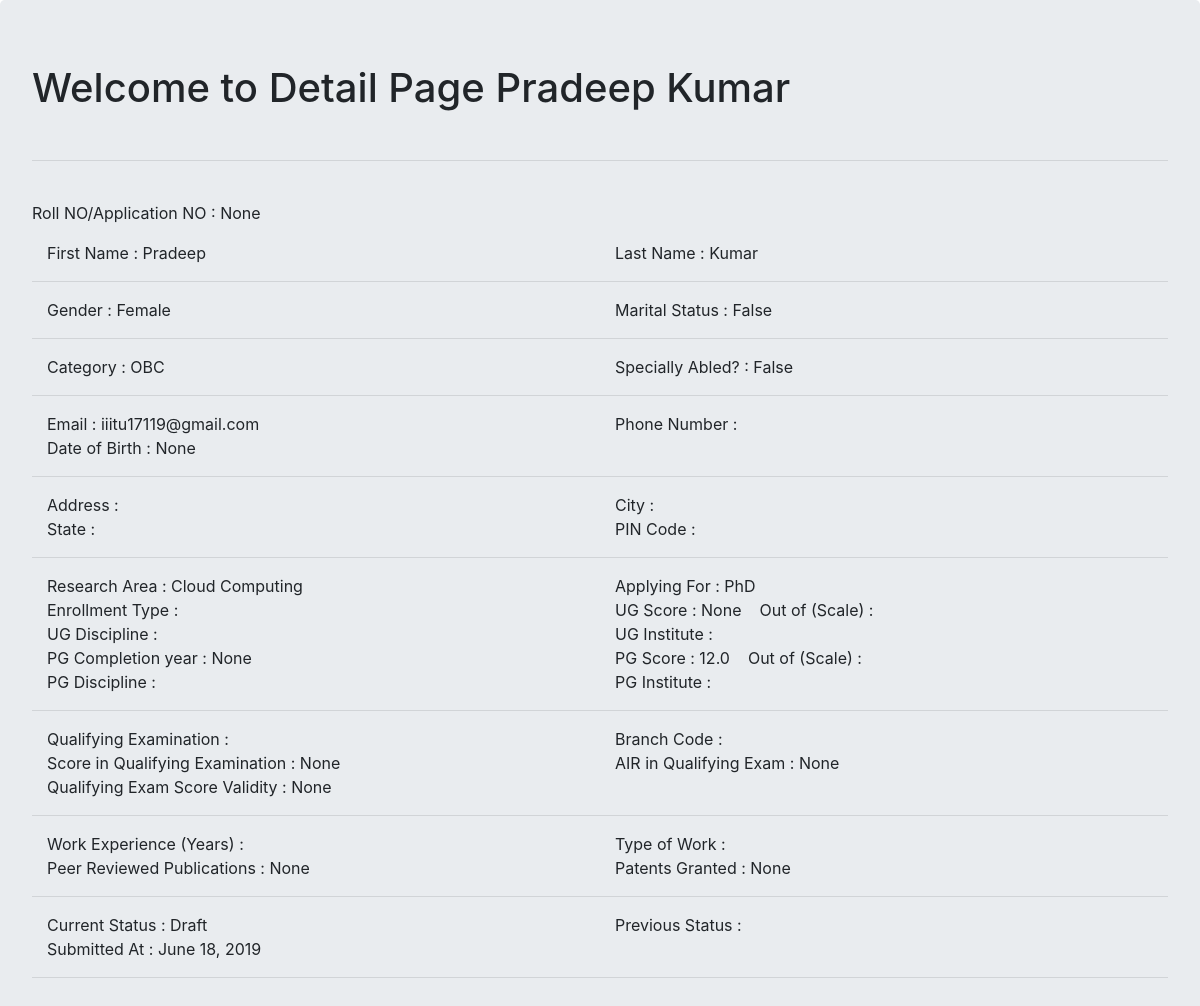
The app's page /phdfellows/application_detail/1/ (signed in) with its own data.
### phdfellows/models.py (models this page shows, shortened)
class Application(models.Model):
    user = models.ForeignKey(User,on_delete=models.DO_NOTHING)
    category_choices = [
        ('','Select'),
        ('SC','SC'),
        ('OBC','OBC'),
        ('ST','ST'),
        ('EWS','EWS'),
        ('General','General'),
    ]
    category = models.CharField(choices=category_choices, default='Select',max_length=10)
    having_disability = models.BooleanField("Disabled",default=False)
    research_area_choices = [
        ('','Select'),
        ('Machine Learning','Machine Learning'),
        ('Cloud Computing','Cloud Computing'),
        ('Airtifial Intelligence','Airtifial Intelligence'),
        ('Software Development','Software Development'),
        ('Cryptography','Cryptography'),
    ]
    research_area = models.CharField(default='Select',choices=research_area_choices,max_length=50)
    applying_for_list = [
        ('','Select'),
        ('PhD','PhD'),
        ('MS','MS'),
    ]
    applying_for = models.CharField(choices=applying_for_list,default='Select',max_length=5)
    enrollment_type_list = [
        ('','Select'),
        ('Full time','Full time'),
        ('Part time','Part time'),
    ]
    enrollment_type = models.CharField(default='Select',choices=enrollment_type_list,max_length=50)
    first_name = models.CharField(max_length=200)
    last_name = models.CharField(max_length=200)
    email = models.EmailField(max_length=200)
    date_of_birth = models.CharField("Date of Birth",null=True,max_length=10)
    married = models.BooleanField(default=False)
    gender_list = [
        ('','Select'),
        ('Male','Male'),
        ('Female','Female'),
        ('Other','Other'),
    ]
    gender = models.CharField(default='Select',choices=gender_list,max_length=20)
    phone_no = models.CharField("Phone Number(With Country Code)",max_length=13)
    address = models.TextField()
    state = models.CharField(max_length=40)
    city = models.CharField(max_length=50)
    pin_code = models.CharField(validators=[RegexValidator(regex='^.{6}$',message='Length has to be 6', code='nomatch')],max_length=6)
    score_in_ug = models.FloatField("Score in UG",default=None ,null=True)
    scale_score_list = [
        ('','Select'),
        ('0-5 CGPA','0-5 CGPA',),
        ('0-10 CGPA','0-10 CGPA',),
        ('0-100%','0-100%',),
    ]
    scale_of_score_ug = models.CharField("Scale of Score",default='Select',choices=scale_score_list,max_length=20)
    ug_discipline_list = [
        ('','Select'),
        ('CSE','CSE'),
        ('EE','EE'),
        ('ME','ME'),
        ('ECE','ECE'),
        ('CE','CE'),
    ]
    ug_discipline = models.CharField("UG Discipline",default='Select',choices=ug_discipline_list,max_length=20)
    ug_college_or_university = models.CharField('UG College/University',max_length=200)
    pg_passed_or_expected_to_pass_in_year = models.IntegerField("PG Passed Year or Expected to Pass in Year",validators=[RegexValidator(regex='^.{4}$',message='Length has to be 4',code='nomatch')],default=None ,null=True)
    score_in_pg = models.FloatField("Score in PG", default=None ,null=True)
    scale_of_score_pg = models.CharField("Scale of Score",default='Select',choices=scale_score_list, max_length=20)
    pg_discipline = models.CharField("PG Discipline",default='Select',choices=ug_discipline_list,max_length=50)
    pg_college_or_university = models.CharField('PG College/University', max_length=200)
    qualifying_examination_list = [
        ('','Select'),
        ("GATE","GATE"),
        ("NET","NET"),
    ]
    qualifying_examination = models.CharField(default='Select',choices=qualifying_examination_list,max_length=20)
    branch_code_for_qualifying_exam = models.CharField(default='Select',choices=ug_discipline_list, max_length=10)
    qualifying_exam_score_valid_upto = models.IntegerField(validators=[RegexValidator(regex='^.{4}$',message='Length has to be 4', code='nomatch')],default=None ,null=True)
    all_india_rank_in_qualifying_exam = models.IntegerField("All India rank in Qualifying Exam",default=None ,null=True)
    score_in_qualifying_exam = models.FloatField(default=None ,null=True)
    work_experience_in_year = models.CharField("Work Experpience(in years)",max_length=3)
    type_of_work_list = [
        ('','Select'),
        ('Teaching','Teaching'),
        ('IT Industry','IT Industry'),
        ('Research Organisation','Research Organisation'),
        ('Other','Other'),
    ]
    type_of_work = models.CharField(default='Select',choices=type_of_work_list,max_length=50)
    no_of_peer_reviewed_publications = models.IntegerField(default=None ,null=True)
    no_of_patents_granted = models.IntegerField(default=None ,null=True)
    guide_preference_1 = models.CharField(max_length=200)
    guide_preference_2 = models.CharField(max_length=200)
    guide_preference_3 = models.CharField(max_length=200)
    status_list = [
        ('Draft','Draft'),
        ('Submitted','Submitted'),
        ('Shortlisted for Test','Shortlisted for Test'),
        ('Shortlisted for Interview','Shortlisted for Interview'),
        ('Selected','Selected'),
        ('Rejected','Rejected'),
    ]
    current_status = models.CharField(default='Draft',choices=status_list,max_length=30)
    previous_status = models.CharField(max_length=30)
    submitted_at = models.DateField(auto_now=True)
    application_no = models.IntegerField(unique=True,default=None ,null=True)

### phdfellows/views.py (the view)
# urls.py: url(r'application_detail/(?P<pk>\d+)/$',views.ApplicationDetailView.as_view(),name = 'application_detail'),
class ApplicationDetailView(LoginRequiredMixin,DetailView):
    context_object_name = 'application_detail'
    model = Application
    template_name = 'phdfellows/application_detail.html'

### phdfellows/templates/phdfellows/application_detail.html
{% extends 'base.html' %}
{% load bootstrap4 %}
{% block body %}
  <div class="jumbotron">
    <h1>Welcome to Detail Page {{ application_detail.first_name}} {{application_detail.last_name }} </h1><br>
    <hr><br>
    <p>Roll NO/Application NO : {{application_detail.application_no}}</p>
    <div class="container"><div class="row">
    <div class="col-md-6">First Name : {{application_detail.first_name}}</div>
	<div class="col-md-6">Last Name : {{application_detail.last_name}}</div>
	</div></div>
	<hr>
	<div class="container"><div class="row">
    <div class="col-md-6">Gender : {{application_detail.gender}}</div>
    <div class="col-md-6">Marital Status : {{application_detail.married}}</div>
	</div></div>
	<hr>
	<div class="container"><div class="row">
    <div class="col-md-6">Category : {{application_detail.category}}</div>
    <div class="col-md-6">Specially Abled? : {{application_detail.having_disability}}</div>
	</div></div>
	<hr>
	<div class="container"><div class="row">
    <div class="col-md-6">Email : {{application_detail.email}}</div>
    <div class="col-md-6">Phone Number : {{application_detail.phone_no}}</div>
	</div></div>
    <div class="container"><div class="row">
    <div class="col-md-6">Date of Birth : {{application_detail.date_of_birth}}</div>
	</div></div>
	<hr>
    <div class="container"><div class="row">
    <div class="col-md-6">Address : {{application_detail.address}}</div>
    <div class="col-md-6">City : {{application_detail.city}}</div>
    </div></div>
    <div class="container"><div class="row">
    <div class="col-md-6">State : {{application_detail.state}}</div>
    <div class="col-md-6">PIN Code : {{application_detail.pin_code}}</div>
	</div></div>
	<hr>
	<div class="container"><div class="row">
    <div class="col-md-6">Research Area : {{application_detail.research_area}}</div>
    <div class="col-md-6">Applying For : {{application_detail.applying_for}}</div>
	</div></div>
	<div class="container"><div class="row">
	<div class="col-md-6">Enrollment Type : {{application_detail.enrollment_type}}</div>
    <div class="col-md-6">UG Score : {{application_detail.score_in_ug}} &nbsp;&nbsp; Out of (Scale) : {{application_detail.scale_of_score_ug}}</div>
	</div></div>
	<div class="container"><div class="row">
	<div class="col-md-6">UG Discipline : {{application_detail.ug_discipline}}</div>
    <div class="col-md-6">UG Institute : {{application_detail.ug_college_or_university}}</div>
    </div></div>
	<div class="container"><div class="row">
    <div class="col-md-6">PG Completion year : {{application_detail.pg_passed_or_expected_to_pass_in_year}} </div>
    <div class="col-md-6">PG Score : {{application_detail.score_in_pg}} &nbsp;&nbsp; Out of (Scale) : {{application_detail.scale_of_score_pg}}</div>
	</div></div>
	<div class="container"><div class="row">
	<div class="col-md-6">PG Discipline : {{application_detail.pg_discipline}}</div>
    <div class="col-md-6">PG Institute : {{application_detail.pg_college_or_university}}</div>
	</div></div>
	<hr>
    <div class="container"><div class="row">
    <div class="col-md-6">Qualifying Examination : {{application_detail.qualifying_examination}}</div>
    <div class="col-md-6">Branch Code : {{application_detail.branch_code_for_qualifying_exam}}</div>
    </div></div>
    <div class="container"><div class="row">
    <div class="col-md-6">Score in Qualifying Examination : {{application_detail.score_in_qualifying_exam}}</div>
    <div class="col-md-6">AIR in Qualifying Exam : {{application_detail.all_india_rank_in_qualifying_exam}}</div>
    </div></div>
    <div class="container"><div class="row">
    <div class="col-md-6">Qualifying Exam Score Validity : {{application_detail.qualifying_exam_score_valid_upto}}</div>
	</div></div>
	<hr>
	<div class="container"><div class="row">
    <div class="col-md-6">Work Experience (Years) : {{application_detail.work_experience_in_year}}</div>
    <div class="col-md-6">Type of Work : {{application_detail.type_of_work}}</div>
    </div></div>
    <div class="container"><div class="row">
    <div class="col-md-6">Peer Reviewed Publications : {{application_detail.no_of_peer_reviewed_publications}}</div>
    <div class="col-md-6">Patents Granted : {{application_detail.no_of_patents_granted}}</div>
	</div></div>
	<hr>
	<div class="container"><div class="row">
    <div class="col-md-6">Current Status : {{application_detail.current_status}}</div>
    <div class="col-md-6">Previous Status : {{application_detail.previous_status}}</div>
    </div></div>
    <div class="container"><div class="row">
    <div class="col-md-6">Submitted At : {{application_detail.submitted_at}}</div>
	</div></div>
	<hr>
  </div>
{% endblock %}

### records on screen
Application: first_name "Pradeep", last_name "Kumar", application_no "None", gender "Female", married "False", category "OBC", having_disability "False", email "iiitu17119@gmail.com", date_of_birth "None", research_area "Cloud Computing", applying_for "PhD", score_in_ug "None", pg_passed_or_expected_to_pass_in_year "None", score_in_pg "12.0", score_in_qualifying_exam "None", all_india_rank_in_qualifying_exam "None", qualifying_exam_score_valid_upto "None", no_of_peer_reviewed_publications "None", no_of_patents_granted "None", current_status "Draft", submitted_at "June 18, 2019"
